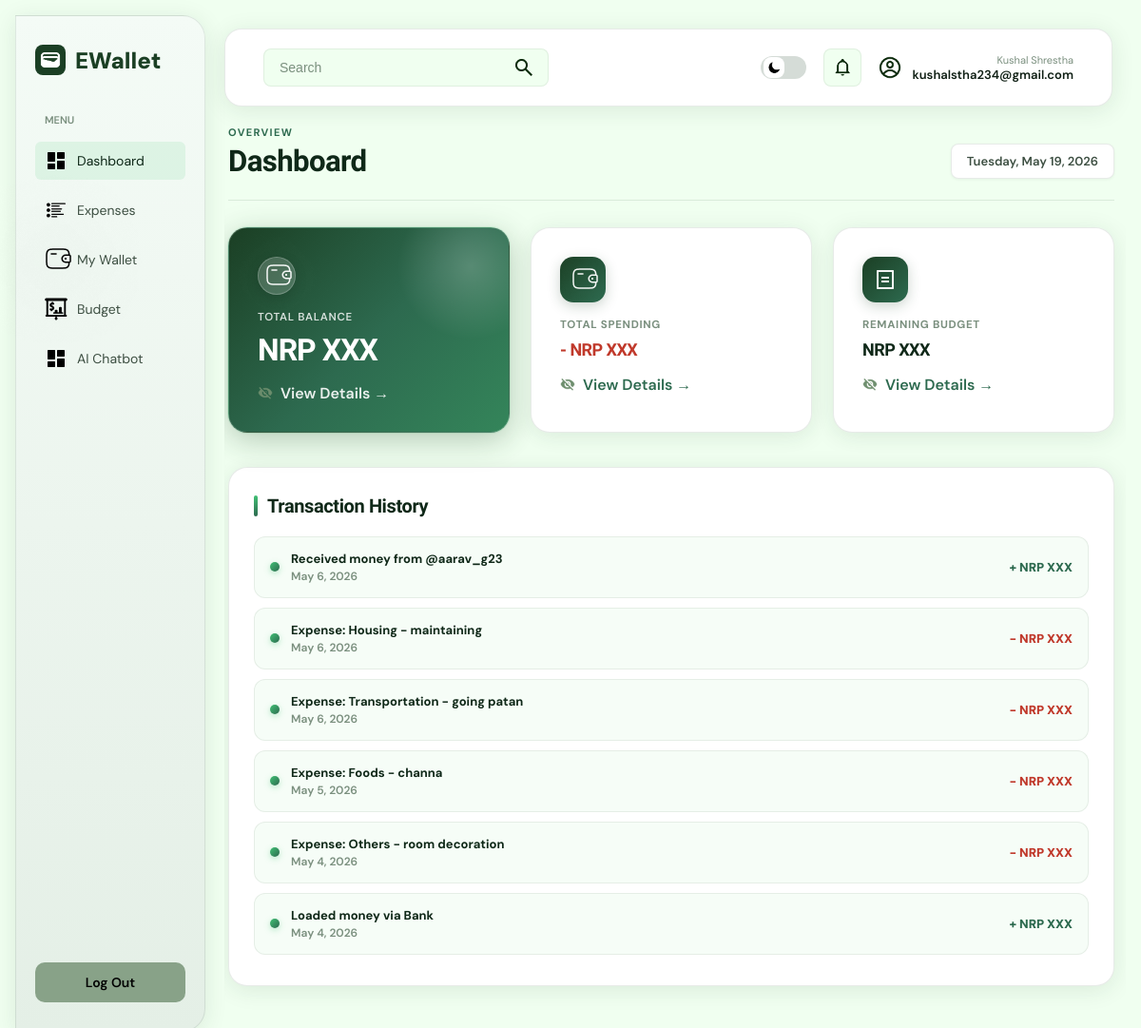
The app's page /pages/dashboard.php (signed in) with its own data.
### tables this page shows
CREATE TABLE `transactions` (
  `id` int(10) UNSIGNED NOT NULL AUTO_INCREMENT,
  `user_id` int(10) UNSIGNED NOT NULL,
  `related_user_id` int(10) UNSIGNED DEFAULT NULL,
  `type` enum('load','send','receive','expense') NOT NULL,
  `amount` decimal(14,2) NOT NULL,
  `description` varchar(255) DEFAULT NULL,
  `created_at` datetime NOT NULL DEFAULT current_timestamp(),
  PRIMARY KEY (`id`),
  KEY `idx_user_id` (`user_id`),
  CONSTRAINT `transactions_ibfk_1` FOREIGN KEY (`user_id`) REFERENCES `users` (`id`) ON DELETE CASCADE
);

### backend/pages/dashboard_page.php (called while the page is built, shortened)
<?php
require_once __DIR__ . '/../connection.php';
$user_id = (int) $_SESSION['user_id'];
$user_stmt = $mysqli->prepare('SELECT fullname, email, balance FROM users WHERE id = ?');
$user_stmt->bind_param('i', $user_id);
$user_stmt->execute();
$user_result = $user_stmt->get_result();
$user = $user_result->fetch_assoc();
$total_balance = max(0.0, (float) $user['balance']);
$spent_stmt = $mysqli->prepare(
    "SELECT COALESCE(SUM(amount), 0) AS total_spent
     FROM expenses
     WHERE user_id = ? AND expense_date >= DATE_SUB(CURDATE(), INTERVAL 1 MONTH)"
);
$spent_stmt->bind_param('i', $user_id);
$spent_stmt->execute();
$spent_row = $spent_stmt->get_result()->fetch_assoc();
$total_spent = (float) ($spent_row['total_spent'] ?? 0);
$budget_stmt = $mysqli->prepare('SELECT COALESCE(SUM(monthly_limit), 0) AS total_budget FROM budgets WHERE user_id = ?');
$budget_stmt->bind_param('i', $user_id);
$budget_stmt->execute();
$budget_row = $budget_stmt->get_result()->fetch_assoc();
$total_budget = (float) ($budget_row['total_budget'] ?? 0);
$remaining_budget = max(0.0, $total_budget - $total_spent);
$money_saved = $remaining_budget;
$tx_stmt = $mysqli->prepare('SELECT type, amount, description, created_at FROM transactions WHERE user_id = ? ORDER BY created_at DESC, id DESC LIMIT 6');
$tx_stmt->bind_param('i', $user_id);
$tx_stmt->execute();
$transactions = $tx_stmt->get_result()->fetch_all(MYSQLI_ASSOC);

### pages/dashboard.php (the view, shortened to what this page needs)
<?php require_once '../backend/pages/dashboard_page.php'; ?>
<!DOCTYPE html>
<html lang="en">
<head>
    <?php
    $themeCssDir = '../assets/css/';
    $themeTailLinks = [$themeCssDir . 'dashboard.css'];
    include __DIR__ . '/../components/head_theme.php';
    ?>
</head>
<body class="user-dashboard">
    <div class="container">
        <?php include '../components/sidebar.php'; ?>
        <div class="main-content">
            <?php include '../components/topbar.php'; ?>
            <div class="dashboard">
                <header class="dashboard-page-header">
                    <div class="dashboard-page-header__titles">
                        <p class="dashboard-page-header__eyebrow">Overview</p>
                        <h1 class="dashboard-title">Dashboard</h1>
                    </div>
                    <div class="dashboard-page-header__meta">
                        <time class="dashboard-page-header__date" datetime="<?php echo date('c'); ?>"><?php echo htmlspecialchars(date('l, F j, Y')); ?></time>
                    </div>
                </header>
                <div class="stats-grid">
                    <div class="stat-card primary">
                        <div class="stat-icon">
                            <img src="../assets/icons/solar_wallet-linear.png" alt="Wallet icon" class="stat-icon-img" />
                        </div>
                        <div class="stat-label">Total Balance</div>
                        <div class="stat-value"
                            id="totalBalanceValue"
                            data-visible-balance="NRP <?php echo number_format($total_balance, 2); ?>"
                            data-hidden-balance="NRP XXX">
                        </div>
                        <button class="stat-action balance-toggle-btn" id="balanceToggleBtn" type="button" aria-pressed="true">
                            <img src="../assets/icons/mdi_eye-off.png" alt="Eye icon" class="action-icon" /> View Details →
                        </button>
                    </div>
                    <div class="stat-card secondary">
                        <div class="stat-icon">
                            <img src="../assets/icons/solar_wallet-linear.png" alt="Expenses icon" class="stat-icon-img" />
                        </div>
                        <div class="stat-label">Total Spending</div>
                        <div class="stat-value stat-negative"
                            id="totalSpendingValue"
                            data-visible-balance="- NRP <?php echo number_format($total_spent, 2); ?>"
                            data-hidden-balance="- NRP XXX">
                        </div>
                        <button class="stat-action balance-toggle-btn" id="spendingToggleBtn" type="button" aria-pressed="true">
                        </button>
                    </div>
                    <div class="stat-card secondary">
                        <div class="stat-icon">
                            <img src="../assets/icons/bill.png" alt="Bill icon" class="stat-icon-img" />
                        </div>
                        <div class="stat-label">Remaining Budget</div>
                        <div class="stat-value"
                            id="moneySavedValue"
                            data-visible-balance="NRP <?php echo number_format($money_saved, 2); ?>"
                            data-hidden-balance="NRP XXX">
                        </div>
                        <button class="stat-action balance-toggle-btn" id="savedToggleBtn" type="button" aria-pressed="true">
                            <img src="../assets/icons/mdi_eye-off.png" alt="Eye icon" class="action-icon" /> View Details →
                        </button>
                    </div>
                </div>
                <div class="transaction-section">
                    <h2 class="transaction-title">Transaction History</h2>
                    <div class="transaction-list dashboard-transactions" aria-live="polite">
                        <?php if (empty($transactions)): ?>
                            <div class="dashboard-tx-empty">No transactions yet.</div>
                        <?php else: ?>
                            <?php foreach ($transactions as $tx): ?>
                                <?php
                                    $type = strtolower(trim((string)($tx['type'] ?? '')));
                                    $amount = (float)($tx['amount'] ?? 0);
                                    $abs_amount = abs($amount);
                                    $incoming_types = ['load', 'receive'];
                                    $is_out = !in_array($type, $incoming_types, true);
                                    $sign = $is_out ? '-' : '+';
                                    $amount_class = $is_out ? 'out' : 'in';
                                    $desc = htmlspecialchars((string)($tx['description'] ?? 'Transaction'));
                                    $date = '';
                                    if (!empty($tx['created_at'])) {
                                        $ts = strtotime((string)$tx['created_at']);
                                        if ($ts) $date = date('M j, Y', $ts);
                                    }
                                    $search_text = trim($desc . ' ' . $date . ' ' . $sign . ' NRP ' . number_format($abs_amount, 2));
                                ?>
                                <div class="dashboard-tx-item" data-search-text="<?php echo htmlspecialchars($search_text); ?>">
                                    <span class="dashboard-tx-dot"></span>
                                    <div class="dashboard-tx-meta">
                                        <div class="dashboard-tx-desc"><?php echo $desc; ?></div>
                                        <?php if ($date !== ''): ?>
                                            <div class="dashboard-tx-date"><?php echo htmlspecialchars($date); ?></div>
                                        <?php endif; ?>
                                    </div>
                                    <div class="dashboard-tx-amount <?php echo $amount_class; ?>"
                                        data-visible-balance="<?php echo $sign; ?> NRP <?php echo number_format($abs_amount, 2); ?>"
                                        data-hidden-balance="<?php echo $sign; ?> NRP XXX">
                                    </div>
                                </div>
                            <?php endforeach; ?>
                        <?php endif; ?>
                    </div>
                </div>
            </div>
        </div>
    </div>
</body>
</html>

### components/head_theme.php (shortened to what this page needs)
<?php
$themeCssDir = isset($themeCssDir) ? $themeCssDir : '../assets/css/';
$themeTailLinks = isset($themeTailLinks) && is_array($themeTailLinks) ? $themeTailLinks : [];
$_ew_css_fs_base = dirname(__DIR__) . DIRECTORY_SEPARATOR . 'assets' . DIRECTORY_SEPARATOR . 'css' . DIRECTORY_SEPARATOR;
$ewCssV = static function (string $file) use ($_ew_css_fs_base): int {
    $p = $_ew_css_fs_base . $file;
    return is_file($p) ? (int) filemtime($p) : 1;
};
$ewCssHref = static function (string $href, int $v): string {
    $sep = strpos($href, '?') !== false ? '&' : '?';
    return $href . $sep . 'v=' . $v;
};
?>
<link rel="stylesheet" href="<?php echo htmlspecialchars($ewCssHref($themeCssDir . 'style.css', $ewCssV('style.css'))); ?>">
<link rel="stylesheet" href="<?php echo htmlspecialchars($ewCssHref($themeCssDir . 'landing.css', $ewCssV('landing.css'))); ?>">
<link rel="stylesheet" href="<?php echo htmlspecialchars($ewCssHref($themeCssDir . 'app-shell.css', $ewCssV('app-shell.css'))); ?>">
<?php foreach ($themeTailLinks as $href): ?>
<?php
    if (preg_match('/[?&]v=\d/', $href)) {
        $hrefOut = $href;
    } else {
        $pathOnly = parse_url($href, PHP_URL_PATH);
        $bn = basename($pathOnly);
        $vx = ($bn !== '' && is_file($_ew_css_fs_base . $bn)) ? (int) filemtime($_ew_css_fs_base . $bn) : 1;
        $hrefOut = $ewCssHref($href, $vx);
    }
?>
<link rel="stylesheet" href="<?php echo htmlspecialchars($hrefOut); ?>">
<?php endforeach; ?>

### components/sidebar.php
<aside class="sidebar">
    <div class="logo">
        <img src="../assets/icons/Wallet.png" alt="EWallet logo" class="logo-icon">
        <span>EWallet</span>
    </div>
    <div class="menu-label">Menu</div>
    <ul class="nav-menu">
        <li class="nav-item">
            <a href="dashboard.php" class="nav-link <?php echo basename($_SERVER['PHP_SELF']) == 'dashboard.php' ? 'active' : ''; ?>">
                <div class="nav-icon"><img src="../assets/icons/dashboard.png" alt="Dashboard icon" /></div>
                <span>Dashboard</span>
            </a>
        </li>
        <li class="nav-item">
            <a href="expenses.php" class="nav-link <?php echo basename($_SERVER['PHP_SELF']) == 'expenses.php' ? 'active' : ''; ?>">
                <div class="nav-icon"><img src="../assets/icons/expenses.png" alt="Expenses icon" /></div>
                <span>Expenses</span>
            </a>
        </li>
        <li class="nav-item my-wallet-item">
            <a href="wallet.php" class="nav-link <?php echo basename($_SERVER['PHP_SELF']) == 'wallet.php' ? 'active' : ''; ?>">
                <div class="nav-icon">
                    <img src="../assets/icons/solar_wallet-linear.png" alt="Wallet icon" class="my-wallet-icon" />
                </div>
                <span>My Wallet</span>
            </a>
        </li>
        <li class="nav-item">
            <a href="budget.php" class="nav-link <?php echo basename($_SERVER['PHP_SELF']) == 'budget.php' ? 'active' : ''; ?>">
                <div class="nav-icon"><img src="../assets/icons/budget icon.png" alt="Budget icon" /></div>
                <span>Budget</span>
            </a>
        </li>
    <li class="nav-item">
        <a href="chatbot.php" class="nav-link <?php echo basename($_SERVER['PHP_SELF']) == 'chatbot.php' ? 'active' : ''; ?>">
                <div class="nav-icon"><img src="../assets/icons/dashboard.png" alt="Chatbot icon" /></div>
            <span>AI Chatbot</span>
        </a>
    </li>
    </ul>
    <div class="settings">
        <a class="logout-btn" href="logout.php">Log Out</a>
    </div>
</aside>

### components/topbar.php (shortened to what this page needs)
<?php
$user_name  = htmlspecialchars($_SESSION['user_name']  ?? 'User');
$user_email = htmlspecialchars($_SESSION['user_email'] ?? '');
?>
<header class="topbar">
    <div class="search-box" id="searchBoxWrapper">
        <input
            type="text"
            placeholder="Search"
            id="globalSearchInput"
            autocomplete="off"
        />
        <span class="search-icon">
            <img src="../assets/icons/Vector.png" alt="Search icon" />
        </span>
    </div>
    <div class="topbar-right">
        <div class="dark-mode-toggle" id="darkModeToggle" title="Toggle dark mode">
            <label for="themeSwitch" class="slider"></label>
        </div>
        <div class="notif-wrapper" id="notifWrapper">
            <button class="icon-btn notif-btn" id="notifBtn" aria-label="Notifications" aria-expanded="false">
                <img src="../assets/icons/notificationbell.png" alt="Notifications" />
            </button>
        </div>
        <a href="../pages/setting.php" class="user-profile" style="text-decoration:none; color:inherit;">
            <img src="../assets/icons/userprofile.png" alt="User" class="user-icon" />
            <div class="user-info">
                <div class="user-label"><?php echo $user_name; ?></div>
                <div class="user-email"><?php echo $user_email; ?></div>
            </div>
        </a>
    </div>
</header>

### assets/css/landing.css (style rules this page uses)
:root { --green-darkest: #0f2818; --green-dark: #1b3f24; --green-mid: #2d6a4f; --green-muted: #6f8f6f; --green-light: #d4f5d4; --green-lightest: #f0fff0; --green-accent: #40c074; --green-glow: rgba(64, 192, 116, 0.18); --white: #ffffff; --text-dark: #0f1f14; --text-body: #3d4f42; --text-muted: #7a8f7e; --card-bg: #f6fdf7; --card-border: rgba(27, 63, 36, 0.10); --radius-lg: 20px; --radius-md: 12px; --radius-sm: 8px; --shadow-card: 0 4px 24px rgba(27, 63, 36, 0.10); --shadow-hover: 0 16px 48px rgba(27, 63, 36, 0.18); --font-display: 'Sora', sans-serif; --font-body: 'DM Sans', sans-serif; --transition: all 0.28s cubic-bezier(0.4, 0, 0.2, 1); }
*, *::before, *::after { box-sizing: border-box; }
.stat-label { font-size: 11px; font-weight: 600; color: var(--text-muted); text-transform: uppercase; letter-spacing: 0.06em; }
.stat-value { font-family: var(--font-display); font-size: 18px; font-weight: 800; color: var(--green-dark); letter-spacing: -0.03em; }

### assets/css/app-shell.css (style rules this page uses)
body:not(.landing-body) { font-family: var(--font-body), "DM Sans", -apple-system, BlinkMacSystemFont, "Segoe UI", Roboto, sans-serif; background: var(--green-lightest); color: var(--text-dark); }
body:not(.landing-body) .dashboard-title, body:not(.landing-body) .page-title { font-family: var(--font-display), "Sora", sans-serif; letter-spacing: -0.02em; }
body:not(.landing-body) .container { padding: 16px 16px 20px; gap: 20px; }
body:not(.landing-body) .sidebar { background: linear-gradient(180deg, #f4fbf6 0%, #e4efe6 100%); border: 1px solid var(--card-border); box-shadow: var(--shadow-card); }
body:not(.landing-body) .logo span, body:not(.landing-body) .logo { color: var(--green-dark); }
body:not(.landing-body) .nav-link:hover, body:not(.landing-body) .nav-link.active { background: rgba(64, 192, 116, 0.12); color: var(--green-darkest); box-shadow: none; }
body:not(.landing-body) .nav-link { color: var(--text-body); }
body:not(.landing-body) .menu-label { color: var(--text-muted); }
body:not(.landing-body) .topbar { background: var(--white); border: 1px solid var(--card-border); box-shadow: var(--shadow-card); }
body:not(.landing-body) .search-box { background: var(--green-lightest); border: 1px solid rgba(27, 63, 36, 0.08); }
body:not(.landing-body) .topbar .icon-btn { background: var(--green-lightest); border: 1px solid rgba(27, 63, 36, 0.08); }
.notif-wrapper { position: relative; }
.notif-btn { position: relative; }

### records on screen
transactions: description "Received money from @aarav_g23", created_at "May 6, 2026"
transactions: description "Expense: Housing - maintaining", created_at "May 6, 2026"
transactions: description "Expense: Transportation - going patan", created_at "May 6, 2026"
transactions: description "Expense: Foods - channa", created_at "May 5, 2026"
transactions: description "Expense: Others - room decoration", created_at "May 4, 2026"
transactions: description "Loaded money via Bank", created_at "May 4, 2026"

### other values on screen
$user_name "Kushal Shrestha"
$user_email "kushalstha234@gmail.com"
